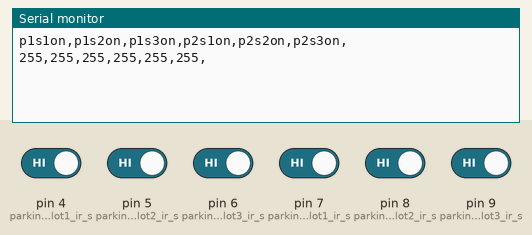
Recording of a sketch running on a simulated Arduino Uno, built with avr-gcc and run on an emulated ATmega328P. Shown: the last lines printed to the serial monitor. Inputs (shaded band) come from the test bench; at power-on: pin 4 (parking1_slot1_ir_s), pin 5 (parking1_slot2_ir_s), pin 6 (parking1_slot3_ir_s), pin 7 (parking2_slot1_ir_s), pin 8 (parking2_slot2_ir_s), pin 9 (parking2_slot3_ir_s) HIGH.

Above: at 4.0 s.
4.1 s: pin 4 (parking1_slot1_ir_s) driven LOW
At 8.0 s:
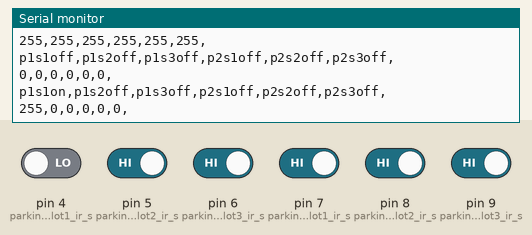
9.1 s: pin 5 (parking1_slot2_ir_s) driven LOW
At 11.7 s:
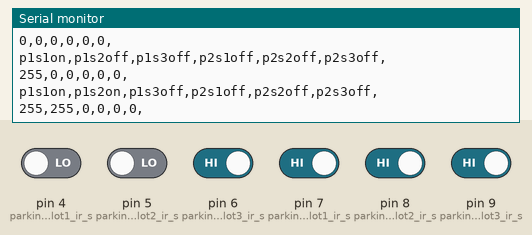
14.2 s: pin 6 (parking1_slot3_ir_s) driven LOW
At 18.0 s:
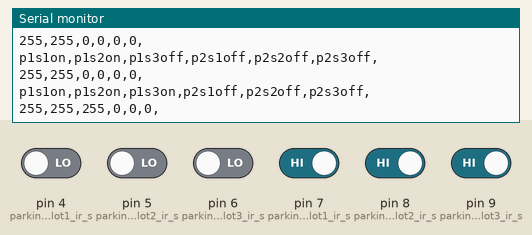
18.7 s: pin 7 (parking2_slot1_ir_s) driven LOW
At 21.8 s:
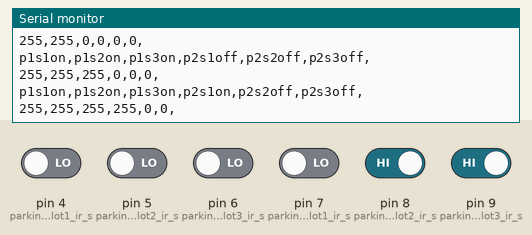
23.8 s: pin 8 (parking2_slot2_ir_s) driven LOW
At 28.0 s:
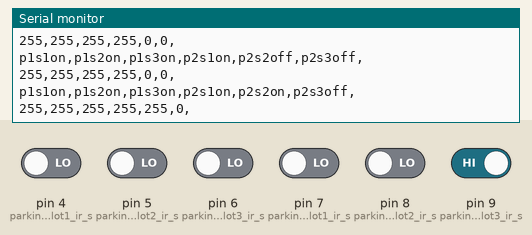
28.3 s: pin 4 (parking1_slot1_ir_s) driven HIGH
At 30.9 s:
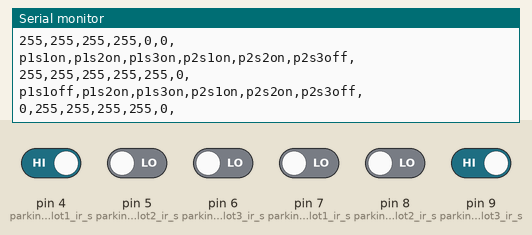

The sketch:

Final_Arduino.ino
```cpp
//ARDUINO PROGRAMMING CODE

#include <SoftwareSerial.h>
SoftwareSerial nodemcu(2,3); //ENABLES SERIAL COMMUNICATION BETWEEN NODE MCU
                             // AND ARDUINO. RX PORT OF NODE MCU IS CONNECTED
                             // WITH PORT 2 OF ARDUINO AND TX PORT OF NODE MCU
                             // IS CONNECTED WITH THE PORT 3 OF ARDUINO

int parking1_slot1_ir_s = 4; //FOR PARKING 1 SLOT 1 TO BE CONNECTED WITH PIN NO. 4 OF ARDUINO
int parking1_slot2_ir_s = 5; //FOR PARKING 1 SLOT 2 TO BE CONNECTED WITH PIN NO. 5 OF ARDUINO
int parking1_slot3_ir_s = 6; //FOR PARKING 1 SLOT 3 TO BE CONNECTED WITH PIN NO. 6 OF ARDUINO

int parking2_slot1_ir_s = 7; //FOR PARKING 2 SLOT 1 TO BE CONNECTED WITH PIN NO. 7 OF ARDUINO
int parking2_slot2_ir_s = 8; //FOR PARKING 2 SLOT 2 TO BE CONNECTED WITH PIN NO. 8 OF ARDUINO
int parking2_slot3_ir_s = 9; //FOR PARKING 2 SLOT 3 TO BE CONNECTED WITH PIN NO. 9 OF ARDUINO

String sensor1; //DECLARAION OF SIX SENSOR STATUS VARIABLES FOR DESKTOP APPLICATION
String sensor2; //THEIR VALUES WILL BE SENT TO VB.NET IN ORDER TO COMPRIHEND THE SENSOR STATUS
String sensor3;
String sensor4;
String sensor5;
String sensor6;

String sensorA; //DECLARATION OF SIX SENSOR STATUS VARIABLES FOR MOBILE APPLICAITON
String sensorB; //THEIR VALUES WILL BE SENT TO BLYNK APPLICATION IN ORDER TO COMPRIHEND THE SENSOR
String sensorC; //STATUS
String sensorD;
String sensorE;
String sensorF;

void p1slot1(); //PREDECLARATIONO OF THE SUB FUNCTION WHICH WILL BE CALLED LATER ON
void p1slot2(); //THE SUB FUNCTIONS ARE NAMED AS PER THE PARKING LOT AND ITS SLOTS
void p1slot3(); //RESPECTIVELY
void p2slot1();
void p2slot2();
void p2slot3();


String cdata =""; // VARIABLE DECLARED FOR COMPLETE DATA OF SENSORS STATUS FOR DESKTOP
String ddata=""; // VARIABLE DECLARD FOR COMPLETE DATA OF SENSORS STATUS FOR MOBILE


void setup()
{
Serial.begin(9600); //FOR THE DISPLAY OF DESIRED OUTPUT IN SERIAL MONITOR
                    // KEEPINT THE BAUD RATE 9600


pinMode(parking1_slot1_ir_s, INPUT); //TAKING INPUT FROM THE SENSOR LOCATED IN PARKING 1 SLOT 1
pinMode(parking1_slot2_ir_s, INPUT); //TAKING INPUT FROM THE SENSOR LOCATED IN PARKING 1 SLOT 2
pinMode(parking1_slot3_ir_s, INPUT); //TAKING INPUT FROM THE SENSOR LOCATED IN PARKING 1 SLOT 3

pinMode(parking2_slot1_ir_s, INPUT); //TAKING INPUT FROM THE SENSOR LOCATED IN PARKING 2 SLOT 1
pinMode(parking2_slot2_ir_s, INPUT); //TAKING INPUT FROM THE SENSOR LOCATED IN PARKING 2 SLOT 2
pinMode(parking2_slot3_ir_s, INPUT); //TAKING INPUT FROM THE SENSOR LOCATED IN PARKING 2 SLOT 3

                                    // pinMode syntax: pinMode(arduino pin number, input/output)

}


void loop(){

//CALLING THE SUB FUNCTIONS OF EACH PARKING SLOTS TO CHECK ON ITS STATUS:

//PARKINT LOT 1
p1slot1();
p1slot2();
p1slot3();

//PARKING LOT 2
p2slot1();
p2slot2();
p2slot3();

   //INORDER TO GET THE ENTIRE DATA STATUS OF THE SENSORS FOR DESKTOP APPLICATION. (cdata)
   cdata = cdata + sensor1 +"," + sensor2 + ","+ sensor3 +","+ sensor4 + "," + sensor5 + "," + sensor6 +",";
                                                                            // comma will be used a delimeter

   //INORDER TO GET THE ENTIRE DATA STATUS OF THE SENSORS FOR MOBILE APPLICATION. (ddata)
   ddata = ddata + sensorA +"," + sensorB + ","+ sensorC +","+ sensorD + "," + sensorE + "," + sensorF +",";
                                                                            // comma will be used a delimeter

   Serial.println(cdata); //TO PRINT ON SERIAL MONITOR
   Serial.println(ddata); //TO PRINT ON SERIAL MONITOR
   nodemcu.println(ddata); //TO SEND THE ddata TO NODE MCU ESP 8266 WIFI MODULE

   delay(2000); // enables a delay of 2 seconds for syncronization of the timer of desktop and mobile apps

   cdata = ""; //empting the collective sensor data
   ddata = ""; //empting the collective sensor data

//AGAIN RESETTING ALL THE PARKING LOT SENSOR STATUS TO HIGH FOR ANOTHER SET OF DATA ENTRY
digitalWrite(parking1_slot1_ir_s, HIGH);
digitalWrite(parking1_slot2_ir_s, HIGH);
digitalWrite(parking1_slot3_ir_s, HIGH);

digitalWrite(parking2_slot1_ir_s, HIGH);
digitalWrite(parking2_slot2_ir_s, HIGH);
digitalWrite(parking2_slot3_ir_s, HIGH);

                                    //NOTE: SENSOR STATUS IS HIGH WHEN THERE IS NO VEHICLE IN FRONT OF SENSOR
                                    //      IT IS LOW WHEN THERE IS CAR IN FRONT OF THE SENSOR
}

//PXslotX is a user defined function, it has no return type and it doesn not take any argument as the input.
//if there is a car infront of the sensor it gives digital logic 0, and if no car then it give digital logic 1,
//depending on this, then we store pXsXon or pXsXoff.
//for the desktop app and 255 or 0 for the mobile app indication


//SUB-FUNCTIONS


void p1slot1() // parkng 1 slot1
{
  if( digitalRead(parking1_slot1_ir_s) == LOW)
  {
  sensor1 = "p1s1on"; // parking1 slot1 (desktop app)
  sensorA = "255";    // parking1 slot1 (mobile app)
 delay(200);
  }
  if( digitalRead(parking1_slot1_ir_s) == HIGH)
{
  sensor1 ="p1s1off"; // parking1 slot1 (desktop app)
  sensorA = "0";      // parking1 slot1 (mobile app)
 delay(200);
}
}


void p1slot2() // parkng 1 slot2
{
  if( digitalRead(parking1_slot2_ir_s) == LOW)
  {
  sensor2 = "p1s2on"; // parking1 slot2 (desktop app)
  sensorB = "255";  // parking1 slot2 (mobile app)
 delay(200);
  }
  if( digitalRead(parking1_slot2_ir_s) == HIGH)
{
  sensor2 ="p1s2off"; // parking1 slot1 (desktop app)
  sensorB = "0";      // parking1 slot2 (mobile app)
 delay(200);
}
}


void p1slot3() // parkng 1 slot3
{
  if( digitalRead(parking1_slot3_ir_s) == LOW)
  {
  sensor3 = "p1s3on"; // parking1 slot3 (desktop app)
  sensorC = "255";  // parking1 slot3 (mobile app)
 delay(200);
  }
  if( digitalRead(parking1_slot3_ir_s) == HIGH)
{
  sensor3 ="p1s3off"; // parking1 slot3 (desktop app)
  sensorC = "0";      // parking1 slot3 (mobile app)
 delay(200);
}
}


void p2slot1() // parkng 2 slot1
{
  if( digitalRead(parking2_slot1_ir_s) == LOW)
  {
  sensor4 = "p2s1on"; // parking2 slot1 (desktop app)
  sensorD = "255"; // parking2 slot1 (mobile app)
 delay(200);
  }
  if( digitalRead(parking2_slot1_ir_s) == HIGH)
{
  sensor4 ="p2s1off"; // parking2 slot1 (desktop app)
  sensorD = "0";      // parking2 slot1 (mobile app)
 delay(200);
}
}


void p2slot2() // parkng 2 slot2
{
  if( digitalRead(parking2_slot2_ir_s) == LOW)
  {
  sensor5 = "p2s2on"; // parking2 slot2 (desktop app)
  sensorE = "255";  // parking2 slot2 (mobile app)
 delay(200);
  }
  if( digitalRead(parking2_slot2_ir_s) == HIGH)
{
  sensor5 ="p2s2off"; // parking2 slot2 (desktop app)
  sensorE = "0";      // parking2 slot2 (mobile app)
 delay(200);
}
}


void p2slot3() // parkng 2 slot3
{
  if( digitalRead(parking2_slot3_ir_s) == LOW)
  {
  sensor6 = "p2s3on"; // parking2 slot3 (desktop app)
  sensorF = "255";  // parking2 slot3 (mobile app)
 delay(200);
  }
  if( digitalRead(parking2_slot3_ir_s) == HIGH)
{
  sensor6 ="p2s3off"; // parking2 slot3 (desktop app)
  sensorF = "0";      //parking2 slot3 (mobile app)
 delay(200);
}
}
```

Measured:
- after the input at 4.1 s, the serial monitor: prints a new line after 3.5 s (image 1)
- after the input at 9.1 s, the serial monitor: prints a new line after 1.7 s (image 2)
- after the input at 14.2 s, the serial monitor: prints a new line after 3.0 s (image 3)
- after the input at 18.7 s, the serial monitor: prints a new line after 1.7 s (image 4)
- after the input at 23.8 s, the serial monitor: prints a new line after 3.0 s (image 5)
- after the input at 28.3 s, the serial monitor: prints a new line after 1.7 s (image 6)
